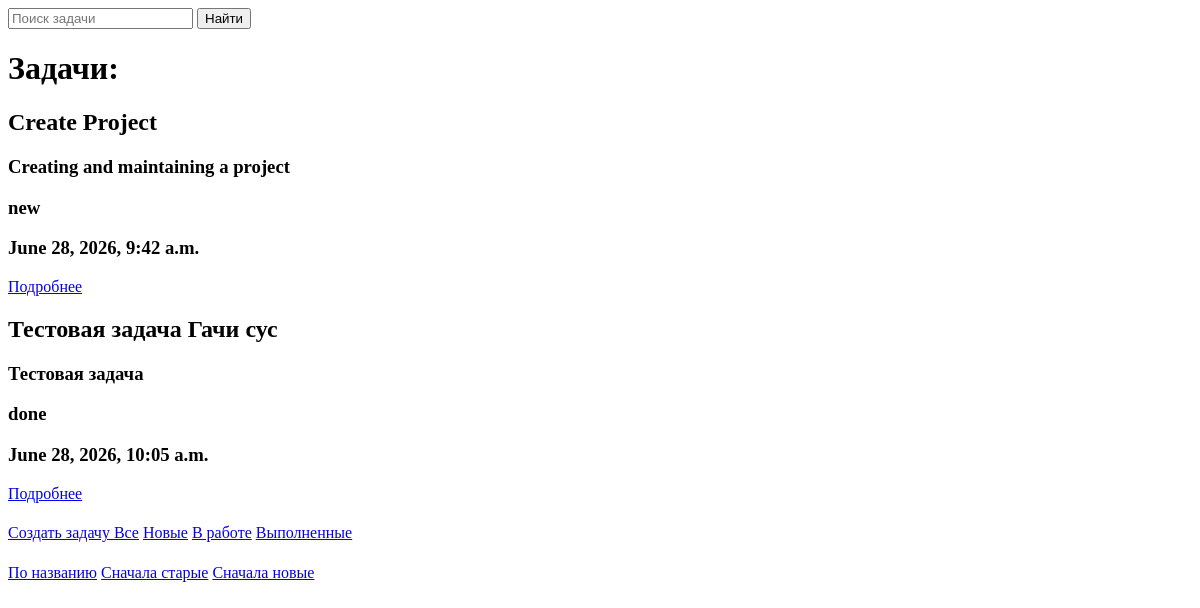
Before: / with the older database file.
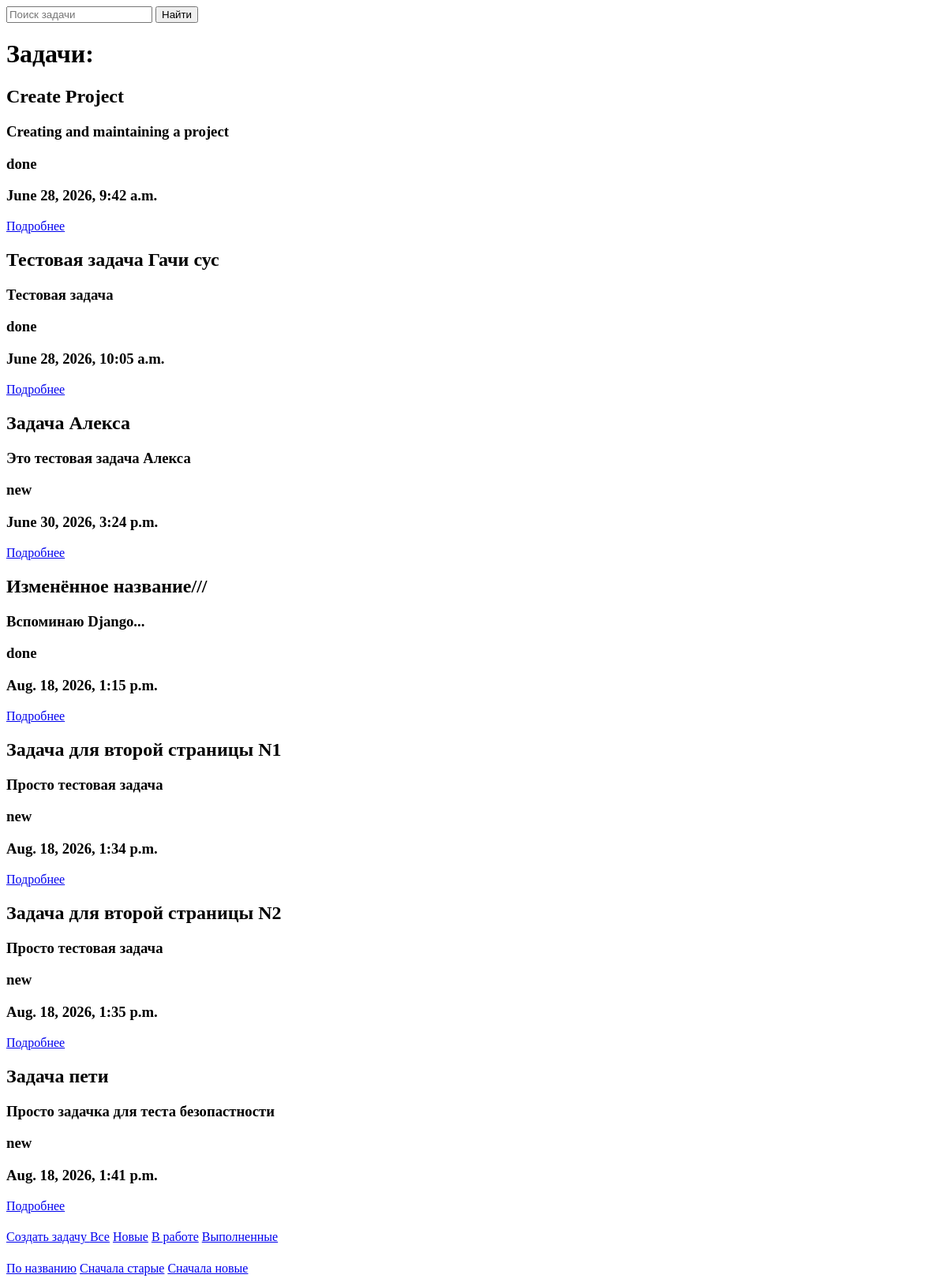
After: the same page with the newer database file.
### main/models.py (models this page shows, shortened)
class Task(models.Model):
    STATUS_CHOICES = [
        ('new', 'новая'),
        ('in_progress', 'В работе'),
        ('done', 'Выполнена'),
    ]
    owner = models.ForeignKey(settings.AUTH_USER_MODEL,on_delete=models.CASCADE,related_name='tasks')
    title = models.CharField(max_length=100)
    description = models.TextField()
    status =  models.CharField(max_length=20, choices=STATUS_CHOICES, default='new')
    created_at = models.DateTimeField(auto_now_add=True)

### main/views.py (the view)
# urls.py: path('', tasks, name='tasks'),
def tasks(request):
    status = request.GET.get('status')
    q = request.GET.get('q')
    sort = request.GET.get('sort')
    tasks = Task.objects.all()
    if status:
        tasks = Task.objects.filter(status=status)
    if q:
        tasks = tasks.filter(title__icontains=q)
    if sort:
        tasks = tasks.order_by(sort)
    return render(request, 'main/tasks.html', {'tasks': tasks})

### main/templates/main/tasks.html (shortened to what this page needs)
<form method="GET">
    <input type="text" name="q" placeholder="Поиск задачи">
    <button type="submit">Найти</button>
</form>
<h1> Задачи: </h1>
{% for task in tasks %}
    <h2>{{ task.title }}</h2>
    <h3>{{ task.description }}</h3>
    <h3>{{ task.status }}</h3>
    <h3>{{ task.created_at }}</h3>
    <a href='task/{{task.id}}/' class="btn"> Подробнее </a>
{% endfor %}
<a href='{% url 'addtask' %}' class="btn"> Создать задачу </a>
<a href="{% url 'tasks' %}">Все</a>
<a href="{% url 'tasks' %}?status=new">Новые</a>
<a href="{% url 'tasks' %}?status=in_progress">В работе</a>
<a href="{% url 'tasks' %}?status=done">Выполненные</a>
<a href="?sort=title">По названию</a>
<a href="?sort=created_at">Сначала старые</a>
<a href="?sort=-created_at">Сначала новые</a>

Changed rows visible on the page:
changed Task "Create Project": status "new" → "done"
added Task: title "Задача Алекса", description "Это тестовая задача Алекса", status "new", created_at "June 30, 2026, 3:24 p.m."
added Task: title "Изменённое название///", description "Вспоминаю Django...", status "done", created_at "Aug. 18, 2026, 1:15 p.m."
added Task: title "Задача для второй страницы N1", description "Просто тестовая задача", status "new", created_at "Aug. 18, 2026, 1:34 p.m."
added Task: title "Задача для второй страницы N2", description "Просто тестовая задача", status "new", created_at "Aug. 18, 2026, 1:35 p.m."
added Task: title "Задача пети", description "Просто задачка для теста безопастности", status "new", created_at "Aug. 18, 2026, 1:41 p.m."
